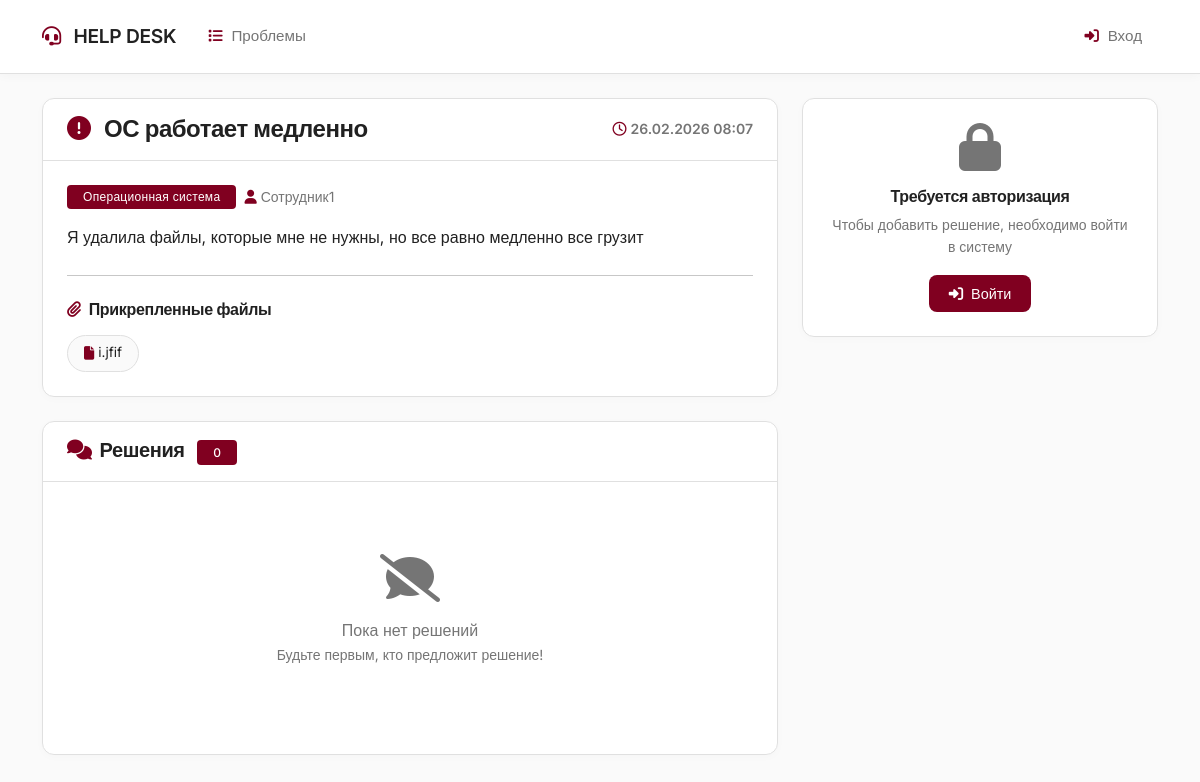
The page /problem/2/ on the database as committed earlier.
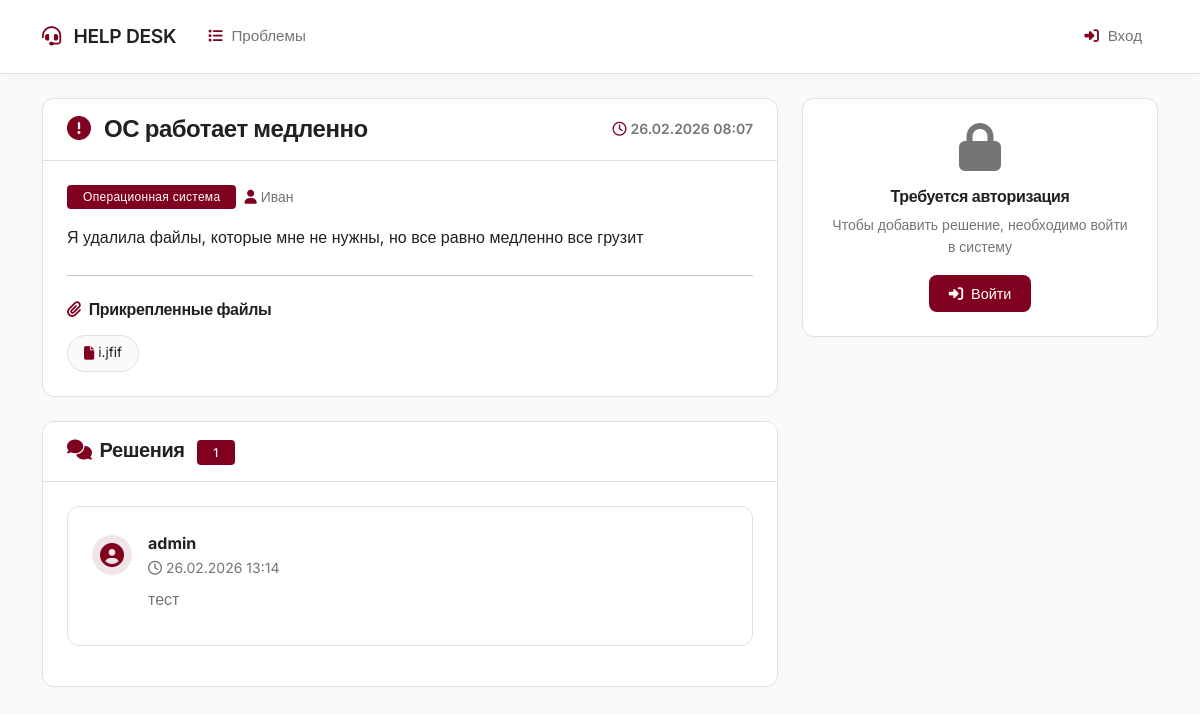
The same page on the database as committed later.
### helpdesk/models.py (models this page shows, shortened)
class Problem(models.Model):
    title = models.CharField(max_length=200, verbose_name="Заголовок")
    description = models.TextField(
        validators=[MaxLengthValidator(300)],
        verbose_name="Описание проблемы"
    )
    direction = models.ForeignKey(
        Direction,
        on_delete=models.CASCADE,
        related_name='problems',
        verbose_name="Направление"
    )
    author = models.ForeignKey(
        User,
        on_delete=models.CASCADE,
        related_name='problems',
        verbose_name="Автор"
    )
    created_at = models.DateTimeField(auto_now_add=True)
    updated_at = models.DateTimeField(auto_now=True)
    class Meta:
        ordering = ['-created_at']

class ProblemFile(models.Model):
    problem = models.ForeignKey(
        Problem,
        on_delete=models.CASCADE,
        related_name='files'
    )
    file = models.FileField(upload_to=problem_file_path)
    uploaded_at = models.DateTimeField(auto_now_add=True)
    def filename(self):
        return os.path.basename(self.file.name)

class Direction(models.Model):
    DIRECTIONS = [
        ('OS', 'Операционная система'),
        ('ZUP', '1с ЗиУП'),
        ('PU', '1с ПУ'),
        ('BU', '1с БУ'),
        ('TEL', 'Телефония'),
        ('VIDEO_PKS', 'Видеонаблюдение на ПКС'),
        ('VIDEO_PC', 'Видеонаблюдение общие проблемы с ПК'),
    ]
    name = models.CharField(max_length=20, choices=DIRECTIONS, unique=True)
    display_name = models.CharField(max_length=100, blank=True)
    class Meta:
        ordering = ['name']

class Solution(models.Model):
    problem = models.ForeignKey(
        Problem,
        on_delete=models.CASCADE,
        related_name='solutions',
        verbose_name="Проблема"
    )
    description = models.TextField(
        validators=[MaxLengthValidator(800)],
        verbose_name="Описание решения"
    )
    author = models.ForeignKey(
        User,
        on_delete=models.CASCADE,
        related_name='solutions',
        verbose_name="Автор"
    )
    created_at = models.DateTimeField(auto_now_add=True)
    is_accepted = models.BooleanField(default=False, verbose_name="Принятое решение")
    class Meta:
        ordering = ['-is_accepted', '-created_at']

### helpdesk/views.py (the view)
# urls.py: path('problem/<int:pk>/', views.problem_detail, name='problem_detail'),
def problem_detail(request, pk):
    problem = get_object_or_404(
        Problem.objects.prefetch_related(
            'files',
            'solutions__files',
            'solutions__author'
        ),
        pk=pk
    )
    if request.method == 'POST' and request.user.is_authenticated:
        form = SolutionForm(request.POST, request.FILES)
        if form.is_valid():
            solution = form.save(commit=False)
            solution.problem = problem
            solution.author = request.user
            solution.save()
            files = request.FILES.getlist('files')
            for file in files:
                SolutionFile.objects.create(solution=solution, file=file)
            messages.success(request, 'Решение успешно добавлено!')
            return redirect('problem_detail', pk=problem.pk)
    else:
        form = SolutionForm()
    return render(request, 'helpdesk/problem_detail.html', {
        'problem': problem,
        'form': form
    })

### templates/helpdesk/problem_detail.html (shortened to what the changed rows need)
{% extends 'helpdesk/base.html' %}
{% block content %}
<div class="row">
    <div class="col-md-8">
        <div class="card mb-4">
            <div class="card-header d-flex justify-content-between align-items-center">
                <h4 class="mb-0">
                    <i class="fas fa-exclamation-circle me-2 text-primary-custom"></i>
                    {{ problem.title }}
                </h4>
                <small class="text-muted">
                    <i class="far fa-clock me-1 text-primary-custom"></i>{{ problem.created_at|date:"d.m.Y H:i" }}
                </small>
            </div>
            <div class="card-body">
                <div class="d-flex align-items-center mb-3">
                    <span class="badge bg-primary-custom me-2">{{ problem.direction.display_name }}</span>
                    <small class="text-muted">
                        <i class="fas fa-user me-1 text-primary-custom"></i>{{ problem.author.username }}
                    </small>
                </div>
                <p class="card-text">{{ problem.description|linebreaks }}</p>
                {% if problem.files.all %}
                    <div class="d-flex flex-wrap gap-2">
                        {% for file in problem.files.all %}
                            <a href="{{ file.file.url }}" target="_blank" class="file-link">
                                <i class="fas fa-file me-1"></i>
                                {{ file.filename }}
                            </a>
                        {% endfor %}
                    </div>
                {% endif %}
            </div>
        </div>
        <div class="card">
            <div class="card-header">
                <h5 class="mb-0">
                    <i class="fas fa-comments me-2 text-primary-custom"></i>Решения
                    <span class="badge bg-primary-custom ms-2">{{ problem.solutions.count }}</span>
                </h5>
            </div>
            <div class="card-body">
                {% for solution in problem.solutions.all %}
                    <div class="solution-item {% if solution.is_accepted %}accepted-solution{% endif %}">
                        <div class="d-flex justify-content-between align-items-start mb-2">
                            <div class="d-flex align-items-center">
                                <div class="solution-avatar">
                                    <i class="fas fa-user-circle"></i>
                                </div>
                                <div>
                                    <strong>{{ solution.author.username }}</strong>
                                    <small class="text-muted d-block">
                                        <i class="far fa-clock me-1"></i>{{ solution.created_at|date:"d.m.Y H:i" }}
                                    </small>
                                </div>
                            </div>
                        </div>
                        <div class="solution-content">
                            <p>{{ solution.description|linebreaks }}</p>
                        </div>
                    </div>
                {% empty %}
                    <div class="text-center py-5">
                        <i class="fas fa-comment-slash fa-3x text-muted mb-3"></i>
                        <p class="text-muted mb-0">Пока нет решений</p>
                        <p class="text-muted small">Будьте первым, кто предложит решение!</p>
                    </div>
                {% endfor %}
            </div>
        </div>
    </div>
</div>
{% endblock %}

Rows that differ between the two databases and show on the page:
changed through a linked row, Problem "ОС работает медленно": author.username "Сотрудник1" → "Иван"; solutions.count "0" → "1"
added Solution: author.username "admin", created_at "26.02.2026 13:14", description "тест"
Other text that changed with them:
text no longer shown: "Пока нет решений Будьте первым, кто предложит решение!"
